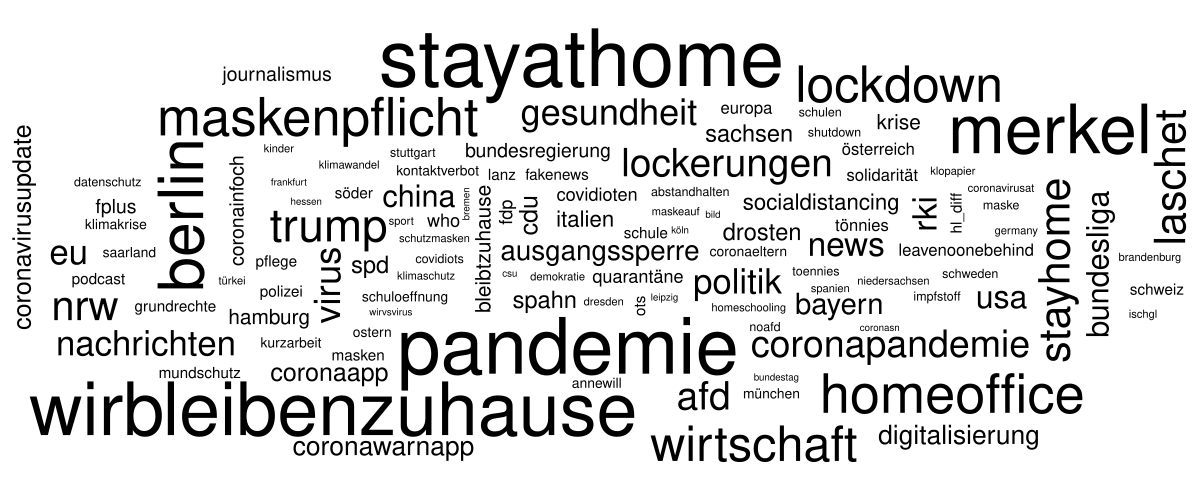

Generate this figure with R:
library(data.table)
library(RColorBrewer)
#library(wordcloud)
library(ggwordcloud)
library(ggplot2)
library(lubridate)

obj = readRDS(file.path("data", "reducednodups20200706.rds"))
obj = obj[obj$date > as.Date("2020-03-18") & obj$date < as.Date("2020-03-19")+100]

tmp = table(obj$date)

tab = data.table(date = as.Date(names(tmp)), count = as.numeric(tmp))
#tab = head(tail(tab, -1), -1)
tab[, wday :=  wday(date)] # Sonntag = 1

pdf("counts.pdf", height = 6, width = 10)
par(mar = c(4.2,4.2,0.5,0.5))
plot(tab$date, tab$count/1000, type = "h", ylim = c(0, max(tab$count/1000)),
  xlab = "Date in 2020", ylab = "# Tweets (in thousands)")
col = brewer.pal(8, "Dark2")[2:8]
for(day in 1:7){
  points(tab[wday == day]$date, tab[wday == day]$count/1000,
    col = col[day], pch = 20)
}
legend("top", horiz = T, c("Sun", "Mon", "Tue", "Wed", "Thu", "Fri", "Sat"),
  col = col, pch = 20, bty = "n")
dev.off()


# Hashtag-Wordclouds
hashtags = lapply(tab$date,
  function(x) tolower(unlist(strsplit(obj[date == x]$hashtags, " "))))
levels = unique(unlist(lapply(hashtags, unique)))
hashtagtab = do.call(cbind, lapply(hashtags,
  function(x) table(factor(x, levels = levels))))
colnames(hashtagtab) = as.character(tab$date)
rm(obj)

id = rownames(hashtagtab) %in%
  c("corona", "coronavirus", "coronakrise", "covid19", "covid_19",
    "coronavirusde", "coronadeutschland", "coronavirusdeutschland",
    "covid19deutschland", "covid2019de", "sarscov2", "covid_19de",
    "covid", "viruscorona", "sars_cov_2", "covid__19", "covid19de",
    "covid...19", "deutschland", "covid2019", "covidー19",
    "covid<u+30fc>19")
redtab = hashtagtab[!id,]

hashtagtab = redtab

pdf("wordclouds.pdf", height = 5, width = 12)
set.seed(20201102)
words = rownames(hashtagtab)
freq = rowSums(hashtagtab)
id = freq > 2600
tmp = ggwordcloud(words[id], freq[id])
plot(tmp)
id = freq > 2700
tmp = ggwordcloud(words[id], freq[id])
plot(tmp)
id = freq > 2800
tmp = ggwordcloud(words[id], freq[id])
plot(tmp)
id = freq > 2900
tmp = ggwordcloud(words[id], freq[id])
plot(tmp)
id = freq > 3000
tmp = ggwordcloud(words[id], sqrt(freq[id]))
plot(tmp)
id = freq > 4000
tmp = ggwordcloud(words[id], sqrt(freq[id]))
plot(tmp)
id = freq > 5000
tmp = ggwordcloud(words[id], sqrt(freq[id]))
plot(tmp)
dev.off()

pdf("wordcloudsDays.pdf", height = 5, width = 12)
set.seed(20201102)
words = rownames(hashtagtab)
for(i in 1:ncol(hashtagtab)){
  freq = hashtagtab[,i]
  id = freq >= sort(freq, decreasing = TRUE)[25]
  tmp = ggwordcloud(words[id], freq[id]) +
    ggtitle(paste0(colnames(hashtagtab)[i], " (", wday(colnames(hashtagtab)[i], label = TRUE), ")"))
  plot(tmp)
  #ggsave(plot = tmp, 
  #       filename = file.path("gif", paste0(colnames(hashtagtab)[i], ".png")), 
  #       device = "png")
}
dev.off()
